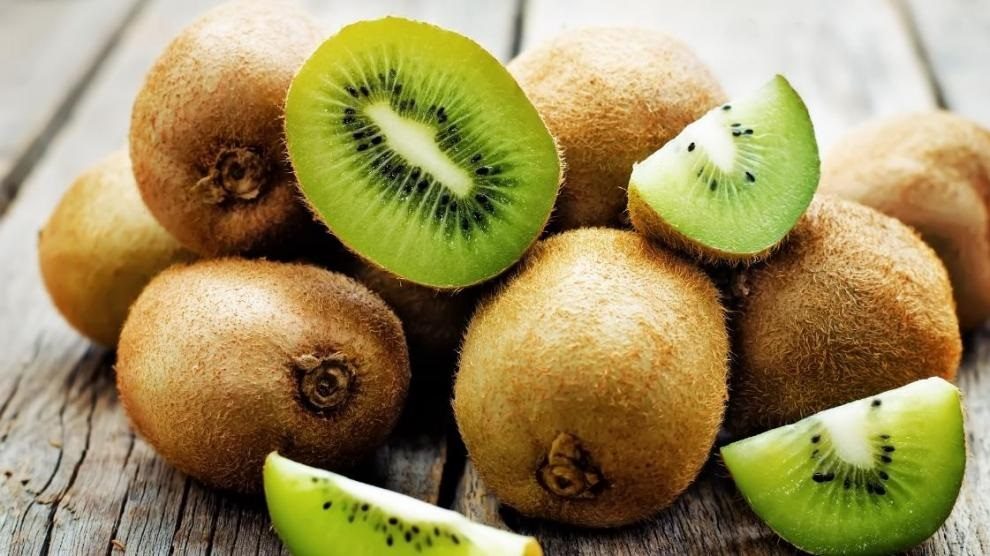
#> input picture kiwis.jpg, 990 x 556 px
$ jupyter execute Actividad3.ipynb
#> lines starting #> are read from the running program, lines starting #| are printed output that depends on the picture; after the words box and inside, x2 and y2 are one past the last pixel; in counts of white or black regions, pixels touching at a corner belong together; long printed decimals are rounded
[cell 1]
#importamos librerias
import cv2
import numpy as np
import matplotlib.pyplot as plt

[cell 2]
#Algoritmo de segmentacion por colores HSV
class ColorHSV:
    def convertirARGB(self, img):
      #convertimos a escala de grises
      gris = cv2.cvtColor(img, cv2.COLOR_BGR2RGB)
      return gris

    def convertirAHSV(self,img):
      img_HSV =  cv2.cvtColor(img, cv2.COLOR_BGR2HSV)
      h,s,v = cv2.split(img_HSV)
      return h

    def binRange(self,h,hmin,hmax):
      #binarizacion por rango de matiz
      binimg = cv2.inRange(h,hmin,hmax)
      return binimg

    def filtradoMor(self,binimg):
      #Aplicacion de filtrado morfologico para eliminar posible ruido
      kernel = np.ones((3,3),dtype='uint8')
      img_eroded = cv2.erode(binimg,kernel,iterations=5)
      img_dilated = cv2.dilate(binimg,kernel,iterations=4)
      return img_dilated

    def imgSegmented(self,img_filter,img_dilated):
      for i in range(3):
        img_filter[:,:,i] = cv2.bitwise_and(img_filter[:,:,i],img_dilated)
      return img_filter

[cell 3]
#funcion para calcular el indice de jaccard
def jaccard(x,y):
  x = np.asarray(x)
  y = np.asarray(y)
  return np.double(np.bitwise_and(x, y).sum()) / np.double(np.bitwise_or(x, y).sum())

[cell 4]
#algoritmo por segmentacion RGB
class ColorRGB:
    def convertirARGB(self, img):
      #convertimos a escala de grises
      gris = cv2.cvtColor(img, cv2.COLOR_BGR2RGB)
      return gris

    def binRange(self,img,h,l,h2,l2):
      #extraccion de la region de interes
      rI = img[h:l,h2:l2,:]
      return rI

    def rangeRmin(self,rI):
      #extraccion de la region de interes rango minimo del color rojo
      rmin = np.min(rI[:,:,0].ravel())
      return rmin

    def rangeRmax(self,rI):
      #extraccion de la region de interes rango maximo del color rojo
      rmax = np.max(rI[:,:,0].ravel())
      return rmax

    def rangeGmin(self,rI):
      #extraccion de la region de interes rango minimo del color verde
      gmin = np.min(rI[:,:,1].ravel())
      return gmin
    def rangeGmax(self,rI):
      #extraccion de la region de interes rango maximo del color verde
      gmax = np.max(rI[:,:,1].ravel())
      return gmax

    def rangeBmin(self,rI):
      #extraccion de la region de interes rango minimo del color azul
      bmin = np.min(rI[:,:,2].ravel())
      return bmin

    def rangeBmax(self,rI):
      #extraccion de la region de interes rango maximo del color azul
      bmax = np.max(rI[:,:,2].ravel())
      return bmax

    def uBajo(self,rmin,gmin,bmin):
      #binarizacion por rango umbral en rgb
      umbral_bajo = np.array([rmin,gmin,bmin])
      return umbral_bajo

    def uAlto(self,rmax,gmax,bmax):
      #binarizacion por rango umbral en rgb
      umbral_alto = np.array([rmax,gmax,bmax])
      return umbral_alto

    def binarizacion(self,imgRGB,umbral_bajo,umbral_alto):
      #binarizacion por rango umbral en rgb
      binimg = cv2.inRange(imgRGB,umbral_bajo,umbral_alto)
      return binimg


    def filtradoMor(self,binimg):
      #Aplicacion de filtrado morfologico para eliminar posible ruido
      kernel = np.ones((3,3),dtype='uint8')
      img_eroded = cv2.erode(binimg,kernel,iterations=5)
      img_dilated = cv2.dilate(binimg,kernel,iterations=3)
      return img_dilated

    def imgSegmented(self,img_filter,img_dilated):
      for i in range(3):
        img_filter[:,:,i] = cv2.bitwise_and(img_filter[:,:,i],img_dilated)
      return img_filter

[cell 5]
#algoritmo 1 -imagen 1
color = ColorHSV()

img1 = cv2.imread('kiwis.jpg')
#> img1 is the input picture: shape (556, 990, 3); mean B, G, R 91.6, 140.1, 156
img2 = cv2.imread('gato.jpg')
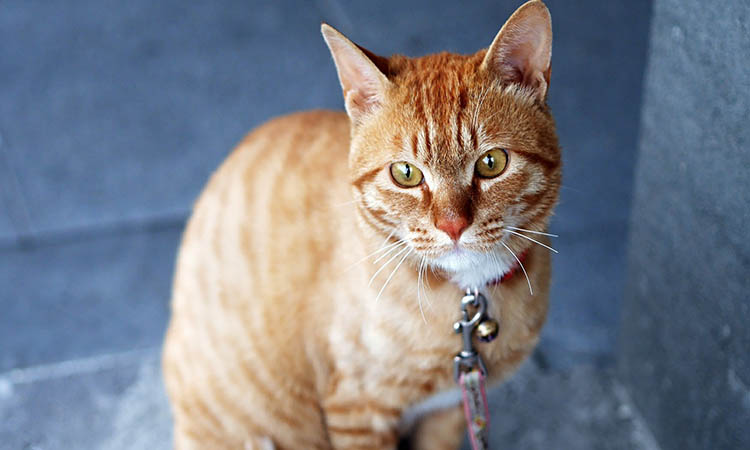
#> input picture gato.jpg, 750 x 450 px
#> img2 is the input picture: shape (450, 750, 3); mean B, G, R 136, 126.2, 122.5
#Se llaman a los metodos
rgb1 = color.convertirARGB(img1)
HSV1 = color.convertirAHSV(img1)
#> in convertirAHSV, `img_HSV =  cv2.cvtColor(img, cv2.COLOR_BGR2HSV)`: img_HSV: shape (556, 990, 3); mean H, S, V 25.2, 129.5, 159.8
hmin1,hmax1 = 31,44 #Obtención de rango de matiz, region de los kiwis partidos
#binarizacion por rango de matiz
bin1 = color.binRange(HSV1,hmin1,hmax1)
#> in binRange, `binimg = cv2.inRange(h,hmin,hmax)`:
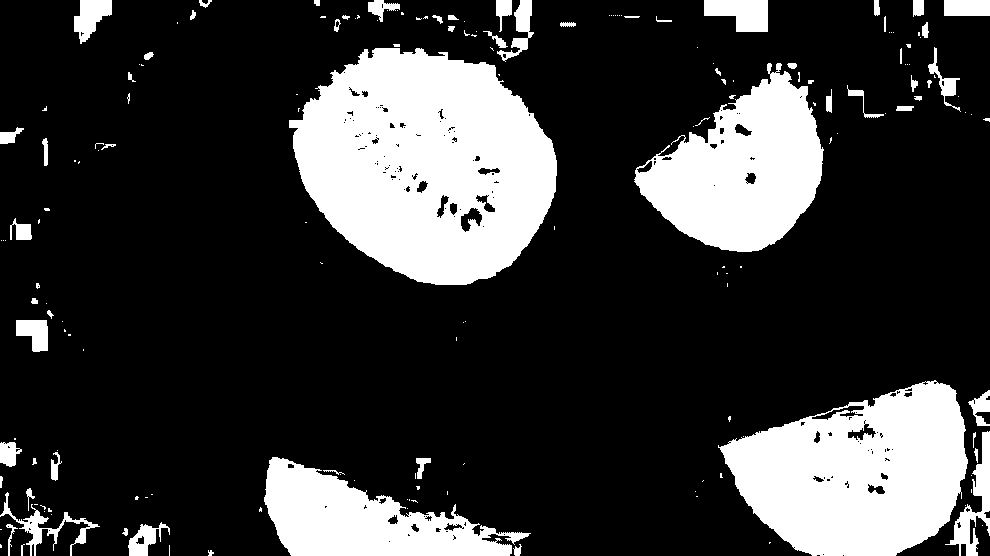
#> binimg: shape (556, 990); 22.4% white; 181 white regions (116 under 20 px), largest, box (x1, y1, x2, y2) and area: (289, 48, 557, 285) 45376, (718, 380, 968, 556) 29786, (634, 63, 824, 252) 20788
imgSegmentedI1A1 = color.filtradoMor(bin1)
#> in filtradoMor, `img_eroded = cv2.erode(binimg,kernel,iterations=5)`: img_eroded: shape (556, 990); 15% white; 26 white regions (10 under 20 px), largest, box (x1, y1, x2, y2) and area: (298, 53, 552, 280) 33018, (729, 389, 962, 556) 22382, (641, 80, 818, 247) 15134
#> in filtradoMor, `img_dilated = cv2.dilate(binimg,kernel,iterations=4)`: img_dilated: shape (556, 990); 30.2% white; 55 white regions, largest, box (x1, y1, x2, y2) and area: (285, 0, 561, 289) 54972, (714, 376, 990, 556) 38284, (630, 59, 842, 256) 25714
################################################################################
################################################################################

#algoritmo 1 -imagen 2
#Se llaman a los metodos
rgb2 = color.convertirARGB(img2)
HSV2 = color.convertirAHSV(img2)
#> in convertirAHSV (call 2), `img_HSV =  cv2.cvtColor(img, cv2.COLOR_BGR2HSV)`: img_HSV: shape (450, 750, 3); mean H, S, V 73.7, 93.6, 155.6
#> in convertirAHSV (call 2), `h,s,v = cv2.split(img_HSV)`:
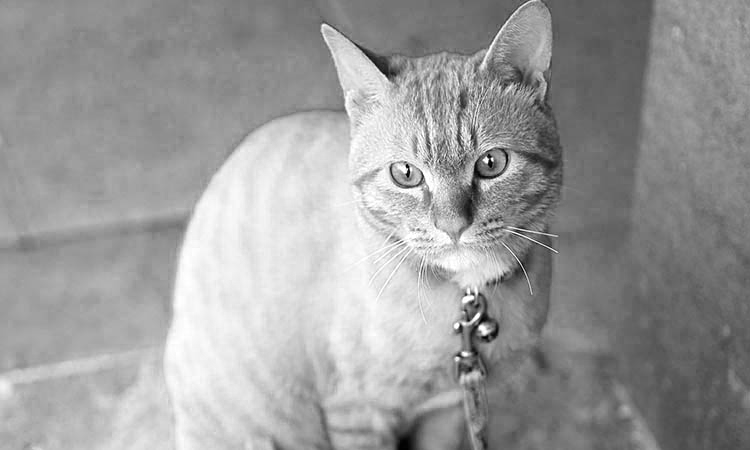
#> v: shape (450, 750); min 1, max 255, mean 155.6
hmin2,hmax2 = 5,30 #Obtención de rango de matiz, region del gato
#binarizacion por rango de matiz
bin2 = color.binRange(HSV2,hmin2,hmax2)
#> call 2 of binRange, with hmin = 5, hmax = 30
#> in binRange (call 2), `binimg = cv2.inRange(h,hmin,hmax)`: binimg: shape (450, 750); 35.5% white; 21 white regions (14 under 20 px), largest, box (x1, y1, x2, y2) and area: (163, 0, 562, 450) 117606, (413, 404, 467, 450) 1852, (465, 304, 480, 320) 134
imgSegmentedI2A1 = color.filtradoMor(bin2)
#> in filtradoMor (call 2), `img_eroded = cv2.erode(binimg,kernel,iterations=5)`: img_eroded: shape (450, 750); 25.7% white; 21 white regions (8 under 20 px), largest, box (x1, y1, x2, y2) and area: (168, 50, 553, 450) 79134, (485, 280, 544, 375) 2815, (477, 159, 555, 234) 2329
#> in filtradoMor (call 2), `img_dilated = cv2.dilate(binimg,kernel,iterations=4)`: img_dilated: shape (450, 750); 39.9% white; 2 white regions, box (x1, y1, x2, y2) and area: (159, 0, 566, 450) 134533, (466, 380, 476, 391) 108
img_filter2 = rgb2.copy()
#filterimgSegmentedI2A1 = color.imgSegmented(img_filter2,imgSegmentedI2A1)

[cell 6]
#algoritmo 2 - Imagen 1
color2 = ColorRGB()

rgb1 = color2.convertirARGB(img1)
rI = color2.binRange(rgb1,100,200,300,450) #zona del kiwi partido
#> in binRange, `rI = img[h:l,h2:l2,:]`:
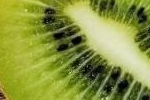
#> rI: shape (100, 150, 3); mean R, G, B 137.5, 149, 63.3
#obtencion de rangos de color
rmin = color2.rangeRmin(rI)
#> in rangeRmin, `rmin = np.min(rI[:,:,0].ravel())`: rmin = 0
#> rmin = 0
rmax = color2.rangeRmax(rI)
#> in rangeRmax, `rmax = np.max(rI[:,:,0].ravel())`: rmax = 228
#> rmax = 228
gmin = color2.rangeGmin(rI)
#> in rangeGmin, `gmin = np.min(rI[:,:,1].ravel())`: gmin = 0
#> gmin = 0
gmax = color2.rangeGmax(rI)
#> in rangeGmax, `gmax = np.max(rI[:,:,1].ravel())`: gmax = 234
#> gmax = 234
bmin = color2.rangeBmin(rI)
#> in rangeBmin, `bmin = np.min(rI[:,:,2].ravel())`: bmin = 0
#> bmin = 0
bmax = color2.rangeBmax(rI)
#> in rangeBmax, `bmax = np.max(rI[:,:,2].ravel())`: bmax = 198
#> bmax = 198
#binarizacion por rango umbral en rgb
umbral_bajo = color2.uBajo(rmin,gmin,bmin)
#> in uBajo, `umbral_bajo = np.array([rmin,gmin,bmin])`: umbral_bajo = [0, 0, 0]
#> umbral_bajo = [0, 0, 0]
umbral_alto = color2.uAlto(rmax,gmax,bmax)
#> in uAlto, `umbral_alto = np.array([rmax,gmax,bmax])`: umbral_alto = [228, 234, 198]
#> umbral_alto = [228, 234, 198]
#obtencion de la imagen binarizada
imgBin = color2.binarizacion(rgb1,umbral_bajo,umbral_alto)
#> in binarizacion, `binimg = cv2.inRange(imgRGB,umbral_bajo,umbral_alto)`: binimg: shape (556, 990); 76.9% white; 774 black regions (709 under 20 px), largest, box (x1, y1, x2, y2) and area: (505, 0, 990, 300) 61556, (0, 0, 510, 356) 31165, (510, 229, 684, 350) 9557
#aplicacion del filtrado morfologico
imgSegmentedI1A2 = color2.filtradoMor(imgBin)
#> in filtradoMor, `img_eroded = cv2.erode(binimg,kernel,iterations=5)`: img_eroded: shape (556, 990); 62.9% white; 27 black regions, largest, box (x1, y1, x2, y2) and area: (0, 0, 990, 361) 130938, (474, 224, 730, 399) 24460, (118, 262, 315, 386) 17215
#> in filtradoMor, `img_dilated = cv2.dilate(binimg,kernel,iterations=3)`:
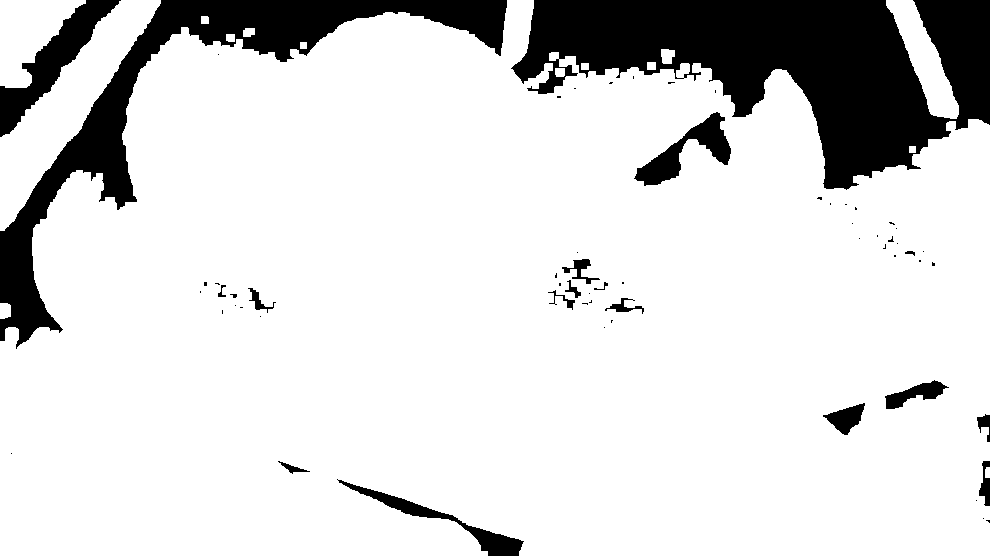
#> img_dilated: shape (556, 990); 85.1% white; 62 black regions (44 under 20 px), largest, box (x1, y1, x2, y2) and area: (511, 0, 990, 190) 46091, (0, 0, 507, 349) 23959, (0, 0, 121, 137) 4421
################################################################################
################################################################################
#algoritmo 2- imagen 2
rgb2 = color2.convertirARGB(img2)
rI2 = color2.binRange(rgb2,200,300,200,300) #zona del gato
#> call 2 of binRange, with h = 200, l = 300, h2 = 200, l2 = 300
#> in binRange (call 2), `rI = img[h:l,h2:l2,:]`:
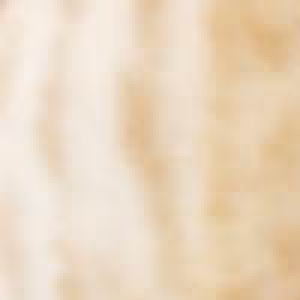
#> rI: shape (100, 100, 3) (shown 3 times larger); mean R, G, B 235.1, 215.3, 191.1
#obtencion de rangos de color
rmin2 = color2.rangeRmin(rI2)
#> rmin2 = 216
rmax2 = color2.rangeRmax(rI2)
#> rmax2 = 251
gmin2 = color2.rangeGmin(rI2)
#> gmin2 = 177
gmax2 = color2.rangeGmax(rI2)
#> gmax2 = 242
bmin2 = color2.rangeBmin(rI2)
#> bmin2 = 128
bmax2 = color2.rangeBmax(rI2)
#> bmax2 = 235
#binarizacion por rango umbral en rgb
umbral_bajo2 = color2.uBajo(rmin2,gmin2,bmin2)
#> umbral_bajo2 = [216, 177, 128]
umbral_alto2 = color2.uAlto(rmax2,gmax2,bmax2)
#> umbral_alto2 = [251, 242, 235]
#obtencion de la imagen binarizada
imgBin2 = color2.binarizacion(rgb2,umbral_bajo2,umbral_alto2)
#> in binarizacion (call 2), `binimg = cv2.inRange(imgRGB,umbral_bajo,umbral_alto)`: binimg: shape (450, 750); 15.2% white; 320 white regions (304 under 20 px), largest, box (x1, y1, x2, y2) and area: (164, 48, 450, 450) 49583, (403, 187, 423, 201) 94, (502, 159, 519, 177) 56
#aplicacion del filtrado morfologico
imgSegmentedI2A2 = color2.filtradoMor(imgBin2)
#> in filtradoMor (call 2), `img_eroded = cv2.erode(binimg,kernel,iterations=5)`: img_eroded: shape (450, 750); 8% white; 8 white regions (5 under 20 px), largest, box (x1, y1, x2, y2) and area: (169, 148, 415, 434) 26743, (181, 442, 195, 450) 70, (311, 151, 320, 155) 20
#> in filtradoMor (call 2), `img_dilated = cv2.dilate(binimg,kernel,iterations=3)`: img_dilated: shape (450, 750); 22.3% white; 21 white regions, largest, box (x1, y1, x2, y2) and area: (161, 21, 488, 450) 69416, (445, 84, 505, 166) 2194, (479, 0, 539, 71) 832

[cell 7]
#mostrar resultados
plt.title('Algoritmo 1.- Imagen 1')
plt.imshow(imgSegmentedI1A1,'gray')
plt.show()

plt.title('Algoritmo 1.- Imagen 2')
plt.imshow(imgSegmentedI2A1,'gray')
plt.show()

plt.title('Algoritmo 2.- Imagen 1')
plt.imshow(imgSegmentedI1A2,'gray')
plt.show()

plt.title('Algoritmo 2.- Imagen 2')
plt.imshow(imgSegmentedI2A2,'gray')
plt.show()

[cell 8]
gT1 = cv2.imread('kiwisBin.jpg')
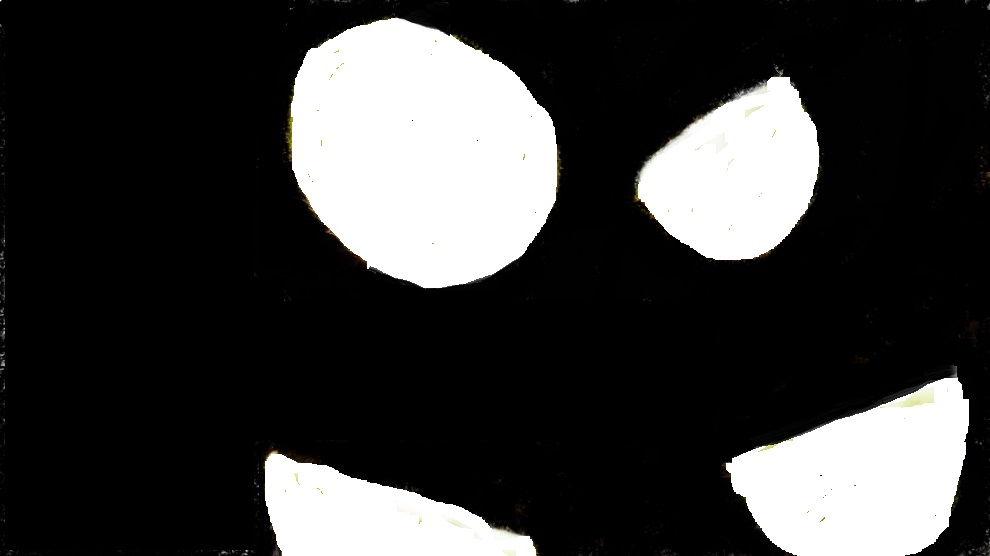
#> input picture kiwisBin.jpg, 990 x 556 px
#> gT1 is the input picture: shape (556, 990, 3); mean B, G, R 57.7, 57.9, 58
gT2 = cv2.imread('gatoBin.jpg')
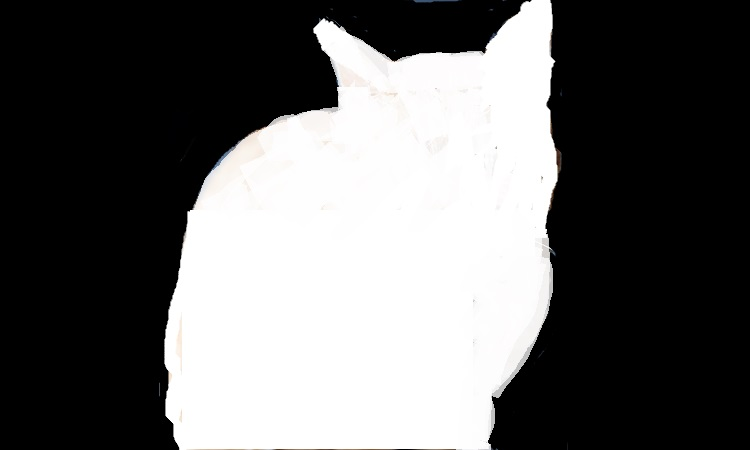
#> input picture gatoBin.jpg, 750 x 450 px
#> gT2 is the input picture: shape (450, 750, 3); mean B, G, R 100.3, 100.4, 100.5
gris = cv2.cvtColor(gT1, cv2.COLOR_BGR2RGB)
#> gris: shape (556, 990, 3)
gris2 = cv2.cvtColor(gT2, cv2.COLOR_BGR2RGB)
r,g,b = cv2.split(gris)
r2,g2,b2 = cv2.split(gris2)

plt.title('ground truth.- Imagen 1')
plt.imshow(r,'gray')
plt.show()

plt.title('ground truth.- Imagen 2')
plt.imshow(r2,'gray')
plt.show()
print('El indice de jaccar del algoritmo 1 respecto a la imagen 1 es: ',jaccard(r,imgSegmentedI1A1))
#| El indice de jaccar del algoritmo 1 respecto a la imagen 1 es:  0.6773
print('El indice de jaccar del algoritmo 2 respecto a la imagen 1 es: ',jaccard(r,imgSegmentedI1A2))
#| El indice de jaccar del algoritmo 2 respecto a la imagen 1 es:  0.2507
print('El indice de jaccar del algoritmo 1 respecto a la imagen 2 es: ',jaccard(r2,imgSegmentedI2A1))
#| El indice de jaccar del algoritmo 1 respecto a la imagen 2 es:  0.9331
print('El indice de jaccar del algoritmo 2 respecto a la imagen 2 es: ',jaccard(r2,imgSegmentedI2A2))
#| El indice de jaccar del algoritmo 2 respecto a la imagen 2 es:  0.5529

# **Pasos extras**

---

[cell 9]
#obtención de los rangos de colos HSV
plt.figure(figsize=(25.5,9.5))

plt.subplot(121)
plt.imshow(HSV1,'hsv') # con la primer imagen mediante la barra se obtienen los rangos de 31,44, la cual es la zona de los kiwis partidos
plt.colorbar()

plt.subplot(122)
plt.imshow(HSV1,'gray')
plt.colorbar()

plt.show()

[cell 10]
#obtención de los rangos de colos HSV
plt.figure(figsize=(25.5,9.5))

plt.subplot(121)
plt.imshow(HSV2,'hsv') # con la primer imagen mediante la barra se obtienen los 5,30 Obtención de rango de matiz, region del gato
plt.colorbar()

plt.subplot(122)
plt.imshow(HSV2,'gray')
plt.colorbar()

plt.show()
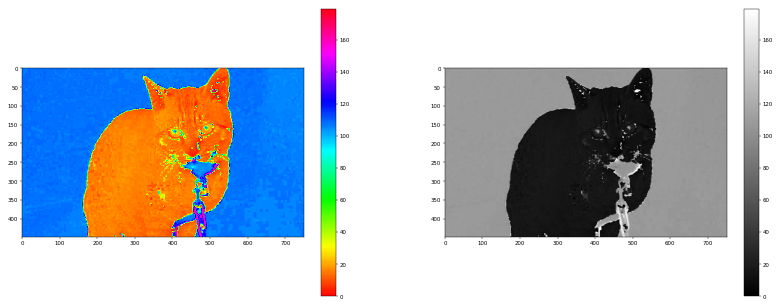
#> figure drawn by matplotlib, 4 panels

[cell 11]
#obtencion de los rangos del algoritmo 2 para la imagen 1
plt.figure(figsize=(12.8,9.6))
plt.imshow(rgb1)
plt.grid('on')
plt.show()

[cell 12]
#parte extraida
#Region de kiwi 100,200,300,450

plt.imshow(rI)
plt.show()

[cell 13]
#obtencion de los rangos del algoritmo 2 para la imagen 2
plt.figure(figsize=(12.8,9.6))
plt.imshow(rgb2)
plt.grid('on')
plt.show()

[cell 14]
#parte extraida
#Region de gato 250:300,200:300

plt.imshow(rI2)
plt.show()

[cell 15]
#aplicacion del filtro de la imagen original Algoritmo 1- Imagen 1
img_filter = rgb1.copy()

filterimgSegmentedI1A1 = color.imgSegmented(img_filter,imgSegmentedI1A1)
plt.imshow(filterimgSegmentedI1A1)
plt.show()

[cell 16]
#aplicacion del filtro de la imagen original Algoritmo 1- Imagen 2
img_filter2 = rgb2.copy()

filterimgSegmentedI2A1 = color.imgSegmented(img_filter2,imgSegmentedI2A1)
plt.imshow(filterimgSegmentedI2A1)
plt.show()

[cell 17]
#aplicacion del filtro de la imagen original Algoritmo 2- Imagen 1
img_filter3 = rgb1.copy()

filterimgSegmentedI1A2 = color2.imgSegmented(img_filter3,imgSegmentedI1A2)
plt.imshow(filterimgSegmentedI1A2)
plt.show()

[cell 18]
#aplicacion del filtro de la imagen original Algoritmo 2- Imagen 2
img_filter4 = rgb2.copy()

filterimgSegmentedI2A2 = color2.imgSegmented(img_filter4,imgSegmentedI2A2)
#> after the loop in imgSegmented (call 2), `for i in range(3):`:
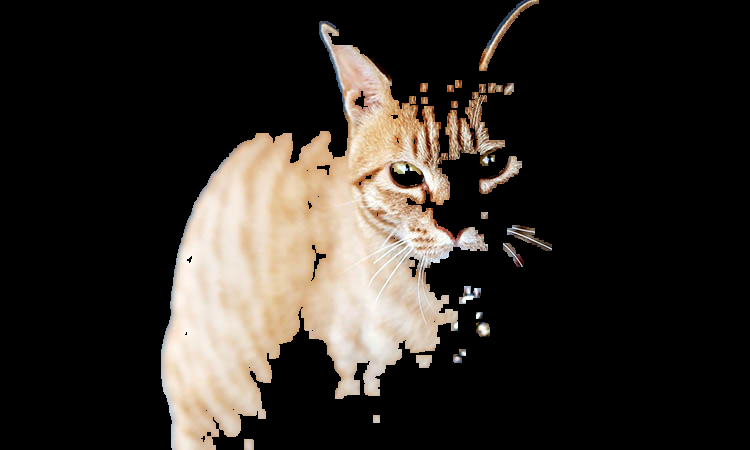
#> img_filter: shape (450, 750, 3); mean R, G, B 48.7, 43.8, 38.6
